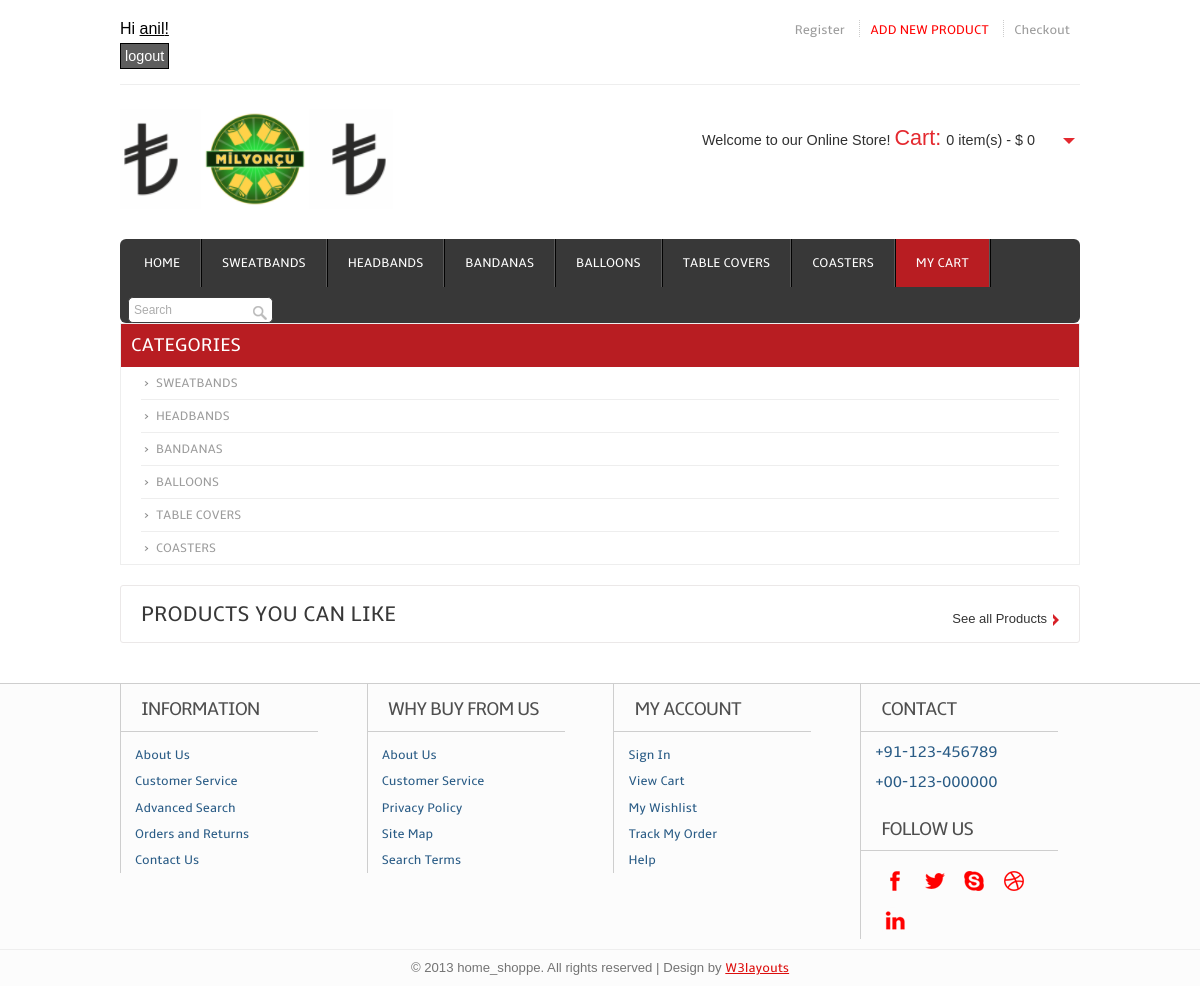
/milyoncu/ (signed in), run on an earlier commit of the app's database.
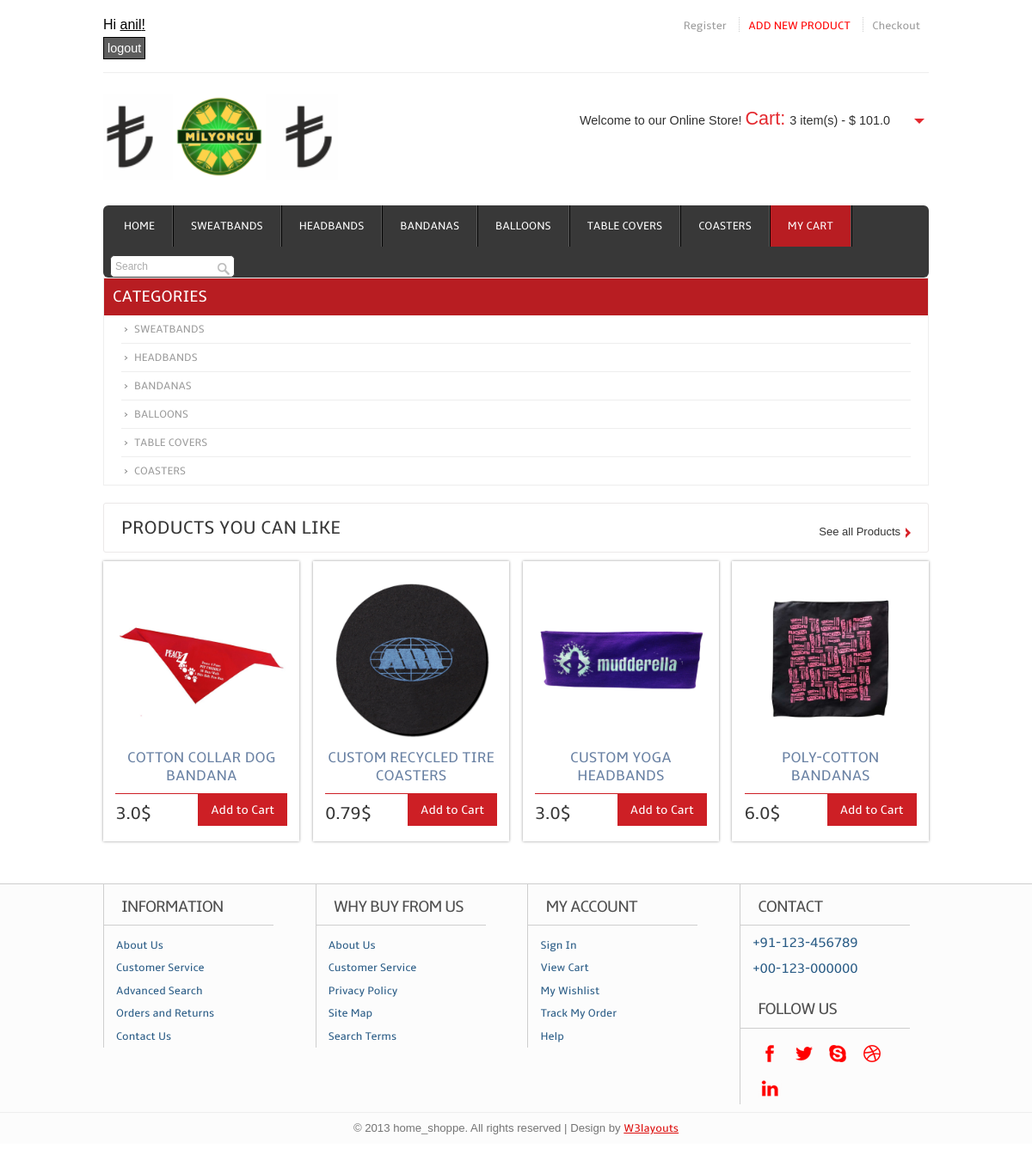
And on a later commit of the database.
### milyoncu/models.py (models this page shows, shortened)
class Product(models.Model):
    name = models.CharField(max_length=30)
    description = models.TextField (max_length=250)
    price = models.FloatField ()
    size = models.CharField(max_length=30)
    category = models.ForeignKey('Category', on_delete=models.CASCADE)
    logo = models.ImageField(upload_to="static/images", blank=True)
    slug = models.SlugField(editable=True) # hide from admin

### milyoncu/views.py (the view)
class IndexView(ListView):
    template_name = "index.html"
    queryset = Product.objects.order_by('?')[0:4]

### milyoncu/views.py (called while the page is built)
def totalPrice(request):
    user = request.user;
    if user.is_authenticated:
        list = Cart.objects.filter(user=user)
        total= 0
        for c in list:
            total += c.quantity*c.product.price
        return { "cartTotal":total, "totalAmount": list.count()}
    return {}

### milyoncu/templates/index.html (shortened to what this page needs)
{% extends "base.html" %}
{% load static %}
{% block content %}
<div class="categories">
				  <ul >
				  	<h3>Categories</h3>
				      <li><a href="{% url 'milyoncu:sweatbands' %}">Sweatbands</a></li>
				      <li><a href="{% url 'milyoncu:headbands' %}">Headbands</a></li>
				      <li><a href="{% url 'milyoncu:bandanas' %}">Bandanas</a></li>
				      <li><a href="{% url 'milyoncu:balloons' %}">Balloons</a></li>
				      <li><a href="{% url 'milyoncu:tablecovers' %}">Table Covers</a></li>
                      <li><a href="{% url 'milyoncu:coasters' %}">Coasters</a></li>
				  </ul>
				</div>
    <div class="content">
    	<div class="content_top">
    		<div class="heading">
    		<h3>Products you can like</h3>
    		</div>
    		<div class="see">
    			<p><a href="{% url 'milyoncu:allproducts' %}">See all Products</a></p>
    		</div>
    	</div>
			<div class="section group">
                {% for object in object_list %}
				<div class="grid_1_of_4 images_1_of_4">
					{% load ratings %}
					 <a href="{% url 'milyoncu:preview' object.slug %}"><img src="/{{object.logo}}" alt="" /></a>
					 <h2> {{ object.name }} </h2>
					<div class="price-details">
				       <div class="price-number">
							<p><span class="rupees">{{object.price}}$</span></p>
					    </div>
					       		<div class="add-cart">
									<h4><a href="preview.html">Add to Cart</a></h4>
							     </div>
					</div>
				</div>
                {% endfor %}
			</div>
    </div>
{% endblock %}

### milyoncu/templates/base.html (shortened to what the changed rows need)
{% load static %}
<!DOCTYPE HTML>
<head>
<link href="{% static 'css/style.css' %}" rel="stylesheet" type="text/css" media="all"/>
<link rel="stylesheet" href="{% static 'css/star-ratings.css' %}">
</head>
<body>
  <div class="wrap">
	<div class="header">
		<div class="header_top">
			  <div class="cart">
			  	   <p>Welcome to our Online Store! <span>Cart:</span><div id="dd" class="wrapper-dropdown-2"> {{totalAmount}} item(s) - $ {{cartTotal}}
					</div></p>
			  </div>
  </div>
   </div>
 <div class="main">
    {% block content %} {% endblock %}
    </div>
 </div>
</body>
</html>

What changed in the data, as far as the page shows it:
added Product: logo (picture), name "COTTON COLLAR DOG BANDANA", price "3.0"
added Product: logo (picture), name "CUSTOM RECYCLED TIRE COASTERS", price "0.79"
added Product: logo (picture), name "CUSTOM YOGA HEADBANDS", price "3.0"
added Product: logo (picture), name "POLY-COTTON BANDANAS", price "6.0"
Also different on the page:
{{ totalAmount }}: "0" → "3"
{{ cartTotal }}: "0" → "101.0"
